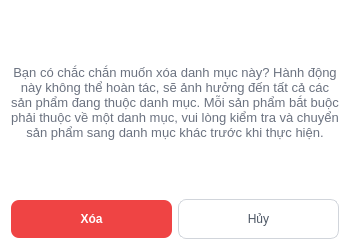
<?xml version="1.0" encoding="UTF-8"?>
<ui version="4.0">
 <class>Dialog</class>
 <widget class="QDialog" name="Dialog">
  <property name="geometry">
   <rect>
    <x>0</x>
    <y>0</y>
    <width>350</width>
    <height>250</height>
   </rect>
  </property>
  <property name="windowTitle">
   <string>Dialog</string>
  </property>
  <property name="styleSheet">
   <string notr="true">/* 1. Tổng thể Cửa sổ Dialog */
QDialog#Dialog {
    background-color: #ffffff;
    font-family: &quot;Inter&quot;, &quot;Segoe UI&quot;, sans-serif;
}

/* 2. Nội dung thông báo cảnh báo */
QLabel#lblCanhBao {
     font-size: 13px;
    font-weight: 400; /* Regular cấp độ 4 [cite: 64] */
    color: #6b7280;   /* Màu xám nhạt để làm dịu thông tin phụ */
}

/* 3. Nút XÓA (Màu đỏ rực rỡ - Red Danger) */
QPushButton#btnXoa {
    background-color: #ef4444; /* Màu đỏ thương hiệu từ Figma */
    color: #ffffff;
    font-weight: 700;
    border: none;
    border-radius: 8px; /* Bo góc đồng bộ deleteNV.png */
    padding: 12px 24px;
    min-width: 100px;
}

QPushButton#btnXoa:hover {
    background-color: #dc2626; /* Đỏ đậm hơn khi di chuột qua */
}

/* 4. Nút HỦY (Màu trắng viền xám - Secondary) */
QPushButton#btnHuy {
    background-color: #ffffff;
    color: #4b5563;
    border: 1px solid #d1d5db; /* Viền xám mảnh chuẩn Figma */
    border-radius: 8px;
    padding: 12px 24px;
    min-width: 100px;
}

QPushButton#btnHuy:hover {
    background-color: #f3f4f6; /* Xám cực nhạt khi hover */
}</string>
  </property>
  <layout class="QVBoxLayout" name="verticalLayout">
   <item>
    <widget class="QLabel" name="lblCanhBao">
     <property name="text">
      <string>Bạn có chắc chắn muốn xóa danh mục này? Hành động này không thể hoàn tác, sẽ ảnh hưởng đến tất cả các sản phẩm đang thuộc danh mục. Mỗi sản phẩm bắt buộc phải thuộc về một danh mục, vui lòng kiểm tra và chuyển sản phẩm sang danh mục khác trước khi thực hiện.</string>
     </property>
     <property name="alignment">
      <set>Qt::AlignCenter</set>
     </property>
     <property name="wordWrap">
      <bool>true</bool>
     </property>
    </widget>
   </item>
   <item>
    <layout class="QHBoxLayout" name="horizontalLayout">
     <item>
      <widget class="QPushButton" name="btnXoa">
       <property name="text">
        <string>Xóa</string>
       </property>
      </widget>
     </item>
     <item>
      <widget class="QPushButton" name="btnHuy">
       <property name="text">
        <string>Hủy</string>
       </property>
      </widget>
     </item>
    </layout>
   </item>
  </layout>
 </widget>
 <resources/>
 <connections/>
</ui>
